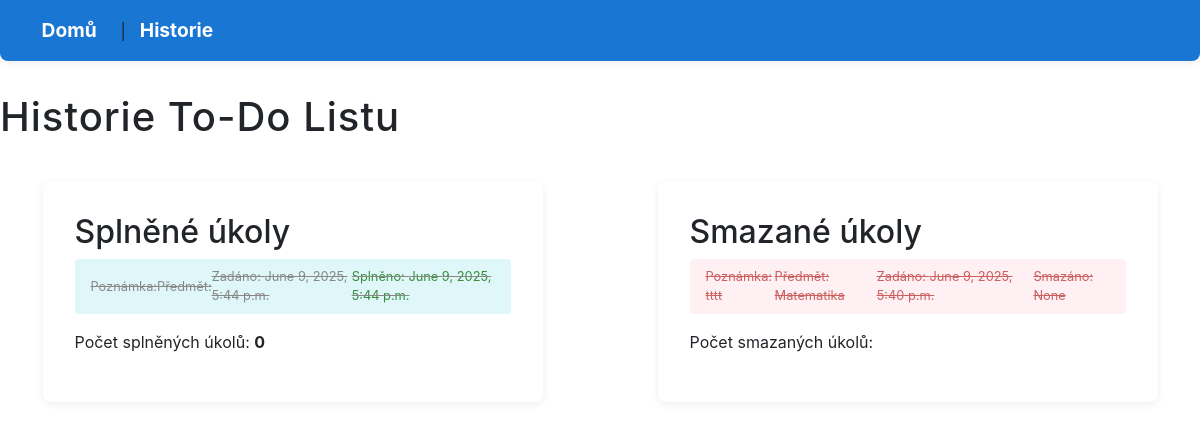
Before: /history/ with the older database file.
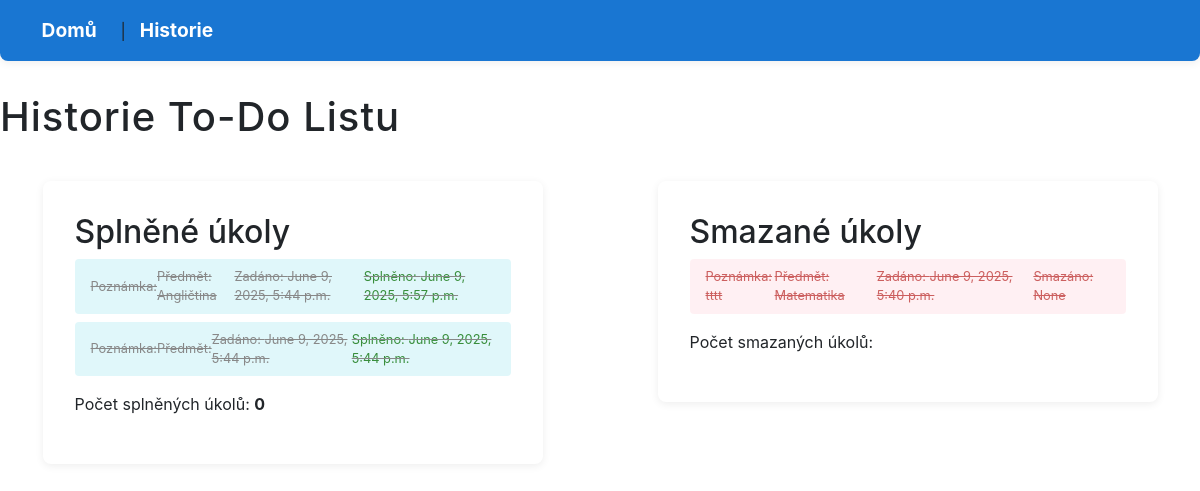
After: the same page with the newer database file.
### todo_app/models.py (models this page shows, shortened)
class Todo(models.Model):
    text = models.CharField(max_length=200, verbose_name="Úkol")
    poznamka = models.TextField(blank=True, verbose_name="Poznámka")
    ocekavane = models.DateField(null=True, blank=True, verbose_name="Očekávaný termín")
    predmet = models.CharField(max_length=100, blank=True, verbose_name="Předmět")
    done = models.BooleanField(default=False, verbose_name="Splněno")
    created = models.DateTimeField(default=timezone.now, verbose_name="Vytvořeno")
    completed = models.DateTimeField(null=True, blank=True, verbose_name="Dokončeno")
    deleted = models.BooleanField(default=False, verbose_name="Smazáno")
    deleted_at = models.DateTimeField(null=True, blank=True, verbose_name="Smazáno v")

### todo_app/views.py (the view)
# urls.py: path('history/', views.history, name='history'),
def history(request):
    splnene = Todo.objects.filter(done=True, deleted=False).order_by('-completed')
    smazane = Todo.objects.filter(deleted=True).order_by('-deleted_at')
    return render(request, 'history.html', {'splnene': splnene, 'smazane': smazane})

### todo_app/templates/history.html (shortened to what this page needs)
<!DOCTYPE html>
<html lang="cs">
<head>
    <link rel="stylesheet" href="/static/css/style.css">
    <link rel="stylesheet" href="https://maxcdn.bootstrapcdn.com/bootstrap/4.1.3/css/bootstrap.min.css">
</head>
<body>
    <nav style="margin-bottom: 2em;">
        <a href="{% url 'index' %}">Domů</a> |
        <a href="{% url 'history' %}">Historie</a>
    </nav>
    <h1>Historie To-Do Listu</h1>
    <div class="row">
        <div class="col-md-6">
            <div class="todo-list">
                <h2>Splněné úkoly</h2>
                {% if splnene %}
                    <ul>
                        {% for done in splnene %}
                            <li class="done">
                                    <br><small>Poznámka: {{done.poznamka}}</small>
                                    <br><small>Předmět: {{ done.predmet }}</small>
                                <br><small>Zadáno: {{ done.created }}</small>
                                <br><small style="color: #388e3c;">Splněno: {{ done.completed }} </small>
                            </li>
                        {% endfor %}
                    </ul>
                    <p>Počet splněných úkolů: <strong> 0 </strong></p>
                {% else %}
                    <p>Žádné splněné úkoly.</p>
                {% endif %}
            </div>
        </div>
        <div class="col-md-6">
            <div class="todo-list">
                <h2>Smazané úkoly</h2>
                {% if smazane %}
                    <ul>
                        {% for del in smazane %}
                            <li class="deleted">
                                    <br><small>Poznámka: {{del.poznamka}} </small>
                                    <br><small>Předmět: {{del.predmet}} </small>
                                <br><small>Zadáno: {{del.created}} </small>
                                    <br><small style="color: #b71c1c;">Smazáno: {{del.completed}} </small>
                            </li>
                        {% endfor %}
                    </ul>
                    <p>Počet smazaných úkolů: <strong> {{ countSmazane }} </strong></p>
                {% else %}
                    <p>Žádné smazané úkoly.</p>
                {% endif %}
            </div>
        </div>
    </div>
</body>
</html>

Changed rows visible on the page:
now on this page (row edited): Todo: predmet "Angličtina", created "June 9, 2025, 5:44 p.m.", completed "June 9, 2025, 5:57 p.m.", shown under "Splněné úkoly"
